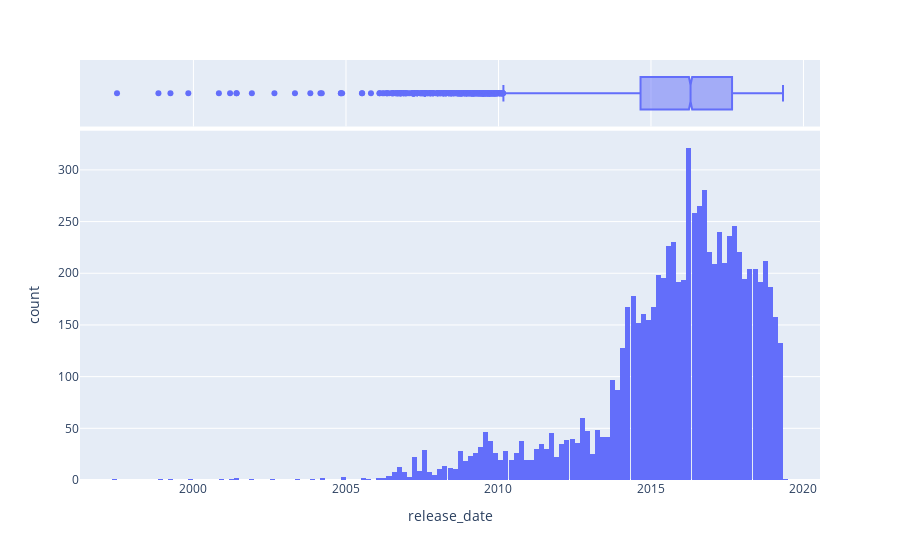

The notebook cell this image was saved under:
### Code cell
import plotly.express as px
fig = px.histogram(obj,x=num_cols[0],marginal='box')
#fig.update_xaxes(categoryorder="total descending")
fig.show()

### Figure 1 — Plotly figure (JSON) as saved in the notebook; plotly's stock layout.template omitted (floating-point values rounded to 4 significant figures; data arrays with more than 128 entries replaced by an {"elided": "..."} marker saying what was removed)
{"data": [{"alignmentgroup": "True", "bingroup": "x", "hovertemplate": "release_date=%{x}<br>count=%{y}<extra></extra>", "legendgroup": "", "marker": {"color": "#636efa", "pattern": {"shape": ""}}, "name": "", "offsetgroup": "", "orientation": "v", "showlegend": false, "type": "histogram", "x": {"elided": "7881 str values"}, "xaxis": "x", "yaxis": "y"}, {"alignmentgroup": "True", "hovertemplate": "release_date=%{x}<extra></extra>", "legendgroup": "", "marker": {"color": "#636efa"}, "name": "", "notched": true, "offsetgroup": "", "showlegend": false, "type": "box", "x": {"elided": "7881 str values"}, "xaxis": "x2", "yaxis": "y2"}], "layout": {"autosize": true, "barmode": "relative", "legend": {"tracegroupgap": 0}, "margin": {"t": 60}, "xaxis": {"anchor": "y", "autorange": true, "domain": [0, 1], "range": ["1996-04-12 22:40", "2020-07-17 01:20"], "title": {"text": "release_date"}, "type": "date"}, "xaxis2": {"anchor": "y2", "autorange": true, "domain": [0, 1], "matches": "x", "range": ["1996-04-12 22:40", "2020-07-17 01:20"], "showgrid": true, "showticklabels": false, "type": "date"}, "yaxis": {"anchor": "x", "autorange": true, "domain": [0, 0.8316], "range": [0, 337.9], "title": {"text": "count"}}, "yaxis2": {"anchor": "x2", "autorange": true, "domain": [0.8416, 1], "matches": "y2", "range": [-0.5, 0.5], "showgrid": false, "showline": false, "showticklabels": false, "ticks": "", "type": "category"}}}
